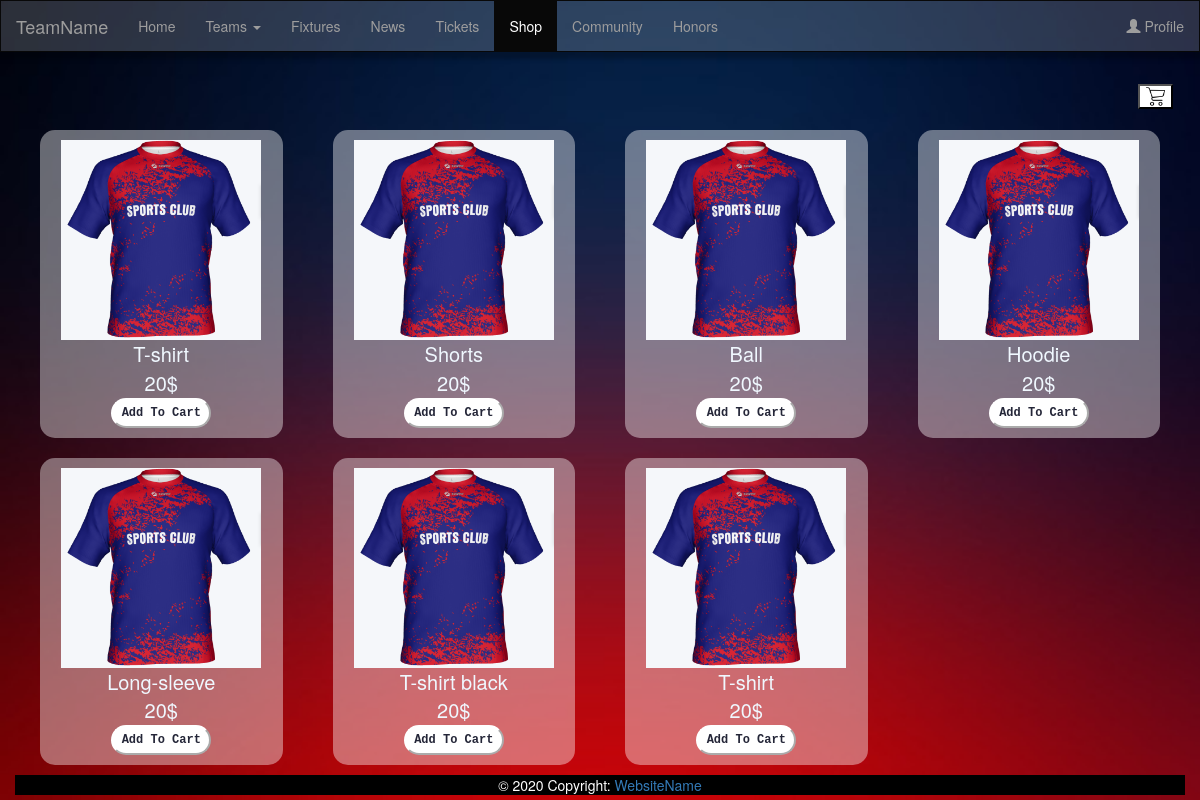
Page /shop on the committed database.
### tables this page shows
CREATE TABLE shop (
	shopitemid	int PRIMARY KEY,
	stock	int NOT NULL,
	itemprice	int NOT NULL,
	itemName	text NOT NULL
);

### app.py (the view)
@app.route('/shop', methods=['GET', 'POST'])
def getShop():
    if 'user' in session:
        user = session['user']
        role = session['role']
    else:
        user = None
        role = ""
    items = functions.getItem()
    if request.method == 'POST':
        if 'addcartbut' in request.form:
            return redirect(url_for('addItemCart', itemid=request.form["itemid"]))
    return render_template('shop.html', user=user, role=role, items=items)

### functions.py (called while the page is built)
def getItem():
    conn = sqlite3.connect('database/430Group4.db')
    cursor = conn.cursor()
    cursor.execute("select * from shop")
    res = cursor.fetchall()
    items = []
    for row in res:
        items.append(row)
    cursor.close()
    conn.close()
    return items

### templates/shop.html (shortened to what this page needs)
<!DOCTYPE html>
<html lang="en">
    <head>
        <link
          rel="stylesheet"
          href="https://maxcdn.bootstrapcdn.com/bootstrap/3.4.1/css/bootstrap.min.css"
        />
        <link
          href="{{ url_for('static', filename='css/shop.css') }}"
          rel="stylesheet"
          type="text/css"
        />
      </head>
      <body>
        <div>
          <nav class="navbar navbar-inverse bringToFrontDiv">
            <div class="container-fluid">
              <div class="navbar-header">
                <a class="navbar-brand" href="#">TeamName</a>
              </div>
              <ul class="nav navbar-nav">
                <li ><a href="/">Home</a></li>
                <li class="dropdown">
                  <a class="dropdown-toggle" data-toggle="dropdown" href="#"
                    >Teams <span class="caret"></span
                  ></a>
                </li>
                <li><a href="/fixtures">Fixtures</a></li>
                <li><a href="/news">News</a></li>
                <li><a href="/tickets">Tickets</a></li>
                <li class="active"><a href="/shop">Shop</a></li>
                <li><a href="/community">Community</a></li>
                <li><a href="/honorsfb">Honors</a></li>
              </ul>
              <ul class="nav navbar-nav navbar-right">
                <li>
                    {%if user is none%}
                    <a href="/login">
                    <span class="glyphicon glyphicon-user"></span> Profile</a>
                    {%else%}
                    <a href="/">
                    <span class="glyphicon glyphicon-user"></span> {{user}}</a>
                    {%endif%}
                </li>
              </ul>
            </div>
          </nav>
    <div class="container-fluid">
      <div class="row">
        <form action="/cart" method="POST" autocomplete="off">
        <button class="cart_button">
          <img class="cart_img" src="{{url_for('static', filename='css/images/shop/shopping-cart.png')}}"/>
        </button>
      </form>
      </div>
      {%set len=items|length%}
      {%for j in range (0,len,4)%}
      <div class="row">
        {%for i in range(0,4)%}
        {%if (len > (i+j))%}
        <div class="col-md-3 small">
            <div class="wrapper">
              <img class="product" src="{{url_for('static', filename='css/images/teams/jersey.PNG')}}" class="center"/>
              <div class="item_detail">{{items[i+j][3]}}</div>
              <div class="item_detail">{{items[i+j][2]}}$</div>
                <form action="/shop" method="POST" autocomplete="off">
                <button id="addCart-button" class="btn-xs" type="submit">Add To Cart</button>
              </form>
            </div>
        </div>
        {%endif%}
        {%endfor%}
      </div>
      {%endfor%}
      <div class="footer-footer">
        <footer class="page-footer " class="navbar-fixed-footer">
      <div
        class="footer-copyright text-center py-3"
        class="navbar-fixed-bottom"
        style="background-color: black; color: white;"
      >
        © 2020 Copyright:
        <a> WebsiteName</a>
      </div>
        </footer>
       </div>
  </body>
</html>

### static/css/shop.css (style rules this page uses)
body { background-image: url('images/bg.jpeg'); background-repeat: no-repeat; background-attachment: fixed; background-size: cover; overflow-x: hidden; }
.navbar { box-shadow: 0 0.3rem 0.4rem 4px rgb(0 0 0 / 25%); min-height:100%; }
.bringToFrontDiv { background: rgba(219, 223, 230, 0.2); border-radius: 0; }
.wrapper { max-width: 250px; min-height: 300px; margin: 10px 10px 10px 10px; padding: 10px 10px 10px 10px; background-color: #ecf0f3; border-radius: 15px; background: rgba(255, 255, 255, 0.4); }
.cart_img { float: right; width: 100%; height: 100%; z-index: +1; }
.product { display: block; margin: auto; height: 200px; width: 200px; }
.cart_button { background-color: white; float: right; width: 3%; height: 2%; z-index: -1; margin: 1% 1% 1% 1%; }
.item_detail { display: block; font-size: 20px; color:aliceblue; text-align: center; }
.wrapper button { display: block; margin: auto; }
.btn-xs { width:12rem; height:40px; border-radius: 20px; color:hsl(234,22%,18%); cursor: pointer; font-family: 'Courier New', Courier, monospace; font-weight: 600; background:white; font-size: 16px; border-color: white; }
form .btn-xs { width:10rem; height:30px; font-size: 12px; }
.row { margin-left:auto; margin-right:auto; }

### rows in the picture
shop: itemName "T-shirt", itemprice "20"
shop: itemName "Shorts", itemprice "20"
shop: itemName "Ball", itemprice "20"
shop: itemName "Hoodie", itemprice "20"
shop: itemName "Long-sleeve", itemprice "20"
shop: itemName "T-shirt black", itemprice "20"
shop: itemName "T-shirt", itemprice "20"
